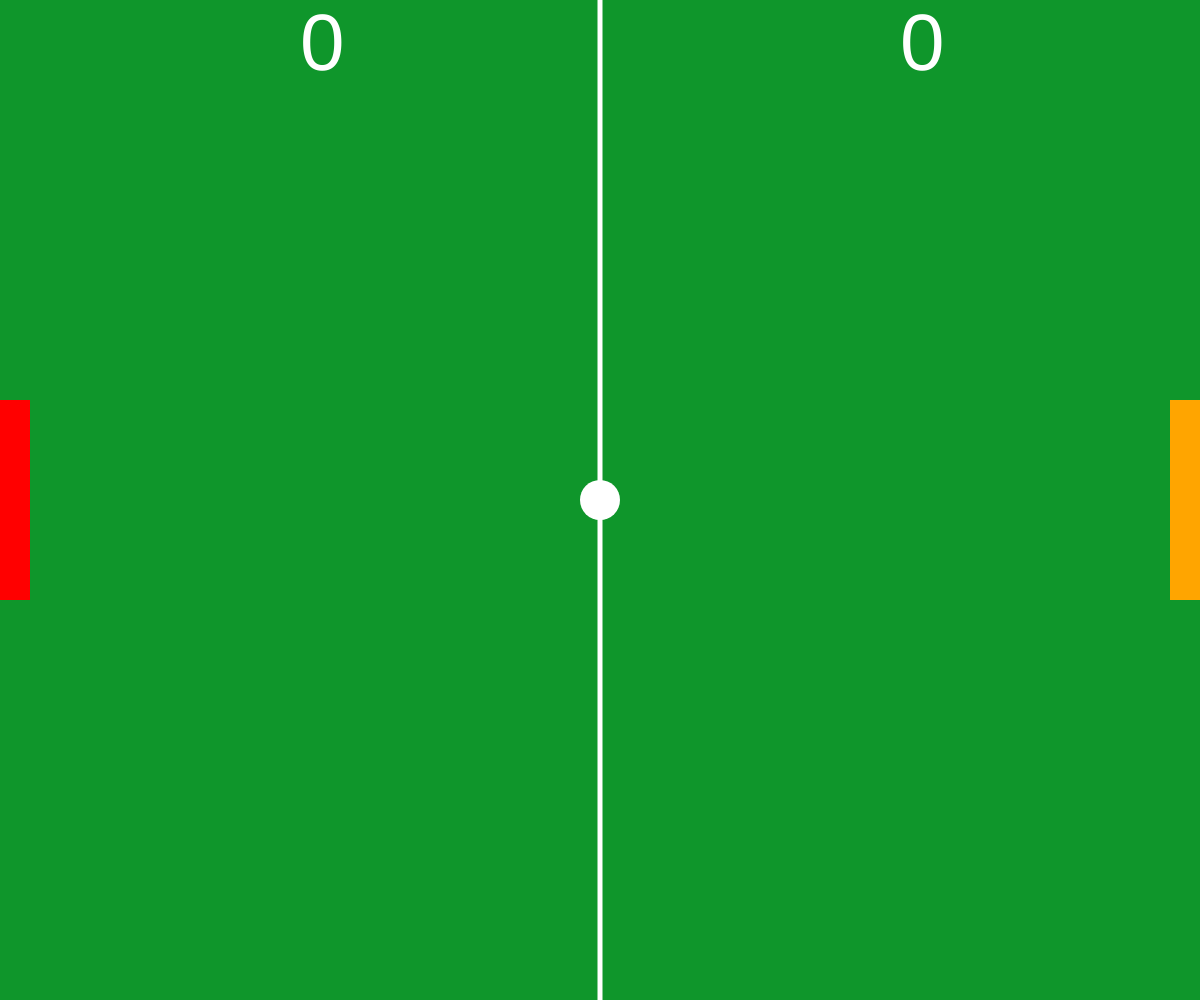
Frame 1 (no input)
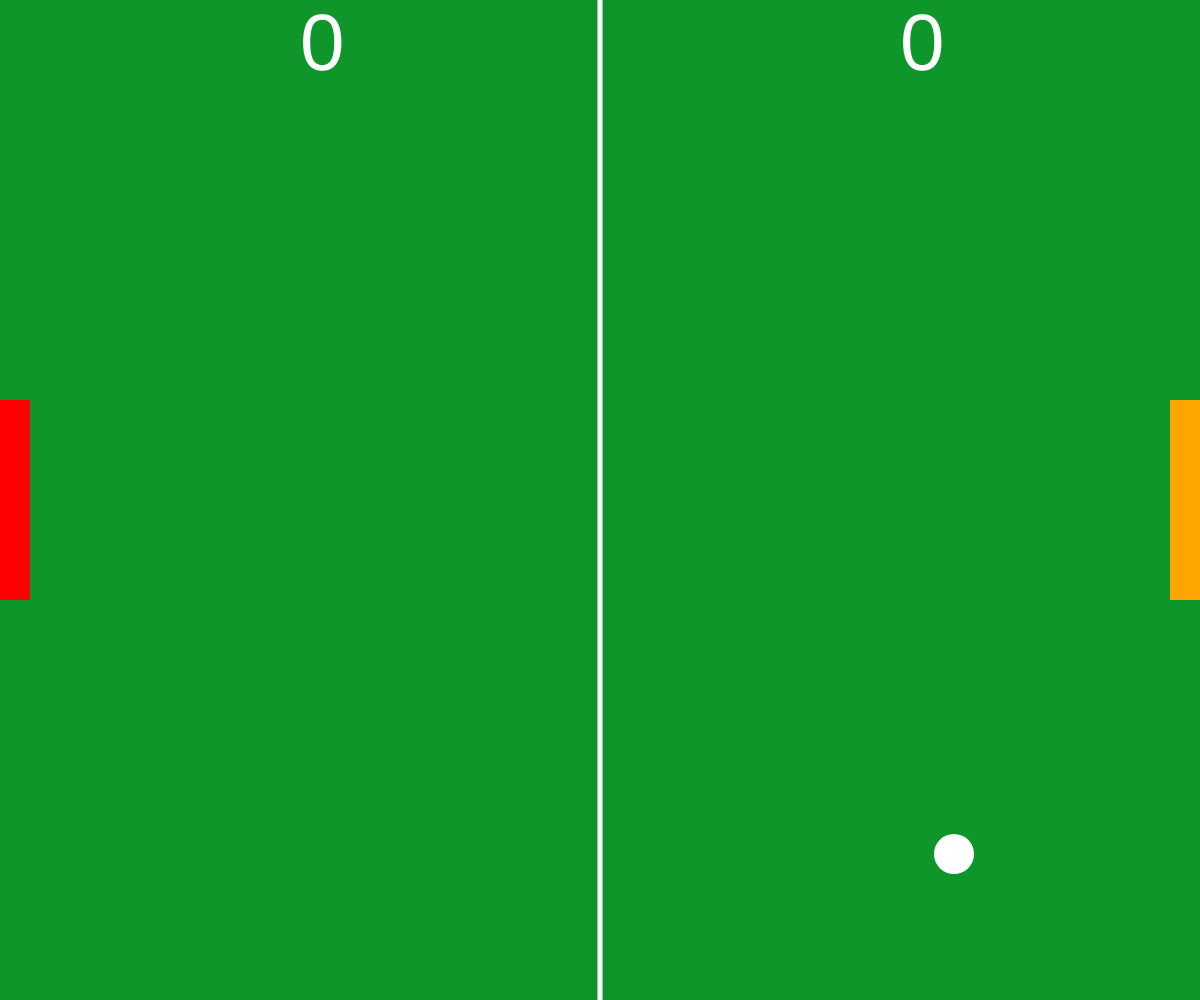
Frame 60 (no input)
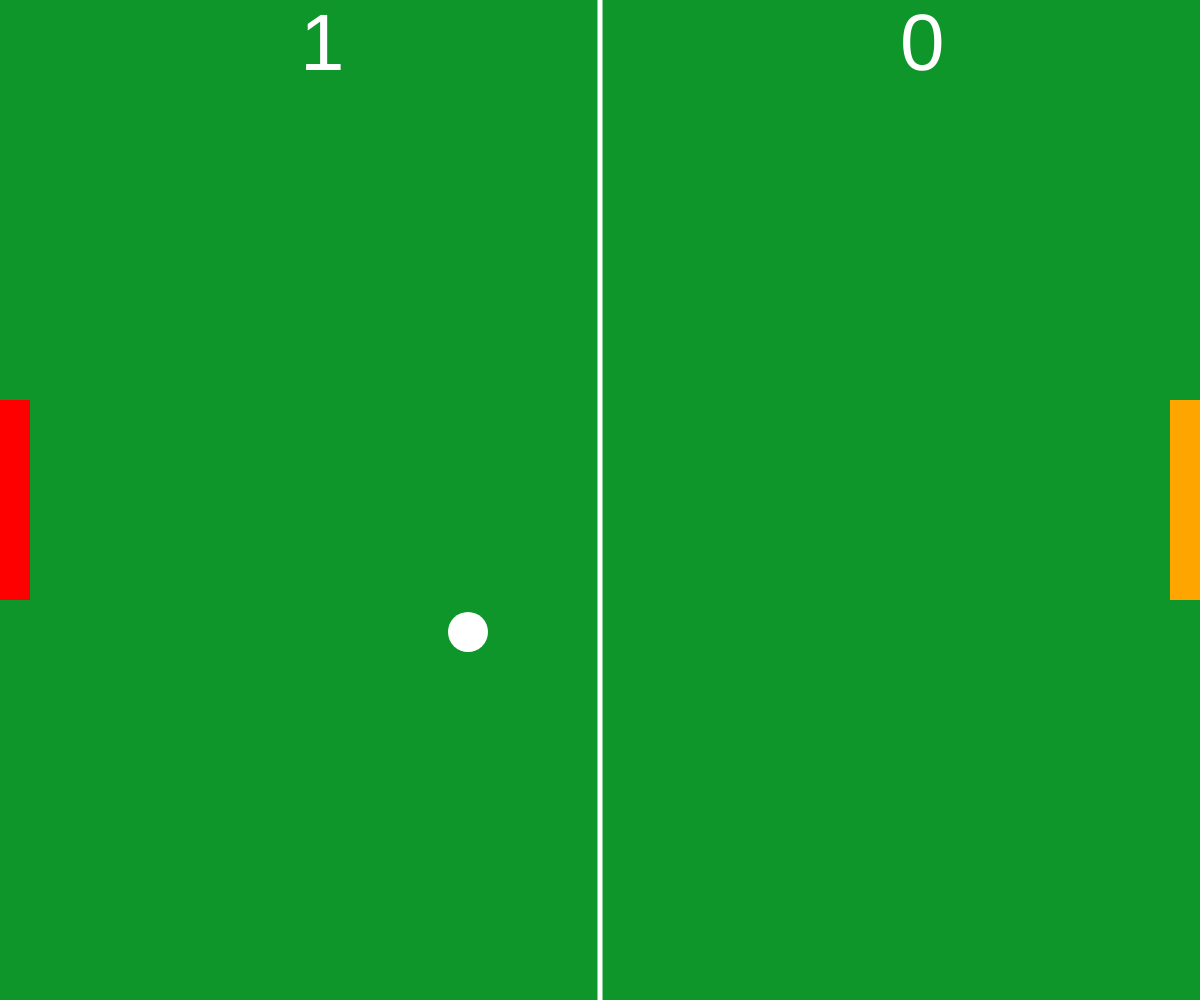
Frame 120 (the mouse pressed at the canvas centre since frame 60)

The p5.js sketch that drew these frames (run headless with seeded random() and noise() and a simulated clock; from frame 60 on, the mouse is pressed at the canvas centre):

// p5.js sketch
// ── sketch.js
const UP=-1
const DOWN=1
let ball
let p1
let p2

function setup() {
	createCanvas(windowWidth, windowHeight)
	ball = new Ball()
	p1 = new Paddle(1, 'red')
	p2 = new Paddle(2, 'orange')
}

function draw() {
	background('#0f962b')
	drawLine()
	ball.draw()
	ball.move()
	if (ball.collision(p1) || ball.collision(p2))
	ball.move()
	let checkSocre = ball.checkScore()
	if (checkSocre === 2)
		p2.updateScore()
	else if (checkSocre === 1)
		p1.updateScore()
	p1.draw()
	p2.draw()

	if (keyIsPressed) {
		if (keyIsDown(87))
			p1.move(UP)
		if (keyIsDown(83))
			p1.move(DOWN)
		if (keyIsDown(UP_ARROW))
			p2.move(UP)
		if (keyIsDown(DOWN_ARROW))
			p2.move(DOWN)
	}
	showScore()
}

const drawLine = function() {
	stroke('#fff')
	strokeWeight(5)
	line(width/2, 0, width/2, height)
}

const showScore = function() {
	fill('#fff')
	textSize(80)
	text(p1.getScore(), width * 0.25, 70)
	text(p2.getScore(), width * 0.75, 70)
}
// ── Ball.js
const Ball = function() {
	const r=20
	let x=Math.floor(width/2)
	let y=Math.floor(height/2)
	let speedX=6 * randomDirection()
	let speedY=6 * randomDirection()

	const draw = function(){
		ellipseMode(CENTER)
		fill('#fff')
		noStroke()
		ellipse(x, y, r*2, r*2)
	}

	const reset = function() {
		x = Math.floor(width/2)
		y = Math.floor(height/2)

		speedX *= randomDirection()
		speedY *= randomDirection()
	}

	const move = function() {
		x += speedX
		y += speedY
		edges()
	}

	const edges = function() {
		if (y + r >= height || y - r <= 0)
			speedY *= -1
	}

	function randomDirection() {
		return Math.round(Math.random()) * 2 - 1
	}

	const checkScore = function() {
		if (x - r <= 0) {
			reset()
			return 2
		}
		if (x + r >= width) {
			reset()
			return 1
		}
		return 0
	}

	const collision = function(player) {
		let dx = Math.abs(x - player.getX() - player.getW() / 2)
		let dy = Math.abs(y - player.getY() - player.getH() / 2)

		if (dx > player.getW() / 2 + r || dy > player.getH() / 2 + r)
			return false

		if (dx <= player.getW() / 2 || dy <= player.getH() / 2) {
			speedX *= -1
			return true
		}
	}

	return {
		draw,
		move,
		collision,
		checkScore,
	}
}
// ── Paddle.js
const Paddle = function(player, color) {
	const UP=-1
	const DOWN=1
	const w = 30
	const h = 200
	const x = player === 1 ? 0 : width - w
	const c = color
	let speed = 10
	let y = Math.floor(height/2) - Math.floor(h/2)
	let score = 0

	const getX = function() {
		return x
	}

	const getY = function() {
		return y
	}

	const getW = function() {
		return w
	}

	const getH = function() {
		return h
	}

	const edge = function(dir){
		return (dir === UP && y >= 0) || (dir === DOWN && y + h <= height)
	}

	const draw = function() {
		rectMode(CORNER)
		fill(c)
		rect(x, y, w, h)
	}

	const move = function(dir) {
		if (edge(dir))
		y += (speed * dir)
	}

	const getScore = function() {
		return score
	}

	const updateScore = function() {
		score++
	}

	return {
		draw,
		move,
		getX,
		getY,
		getW,
		getH,
		getScore,
		updateScore,
	}
}
